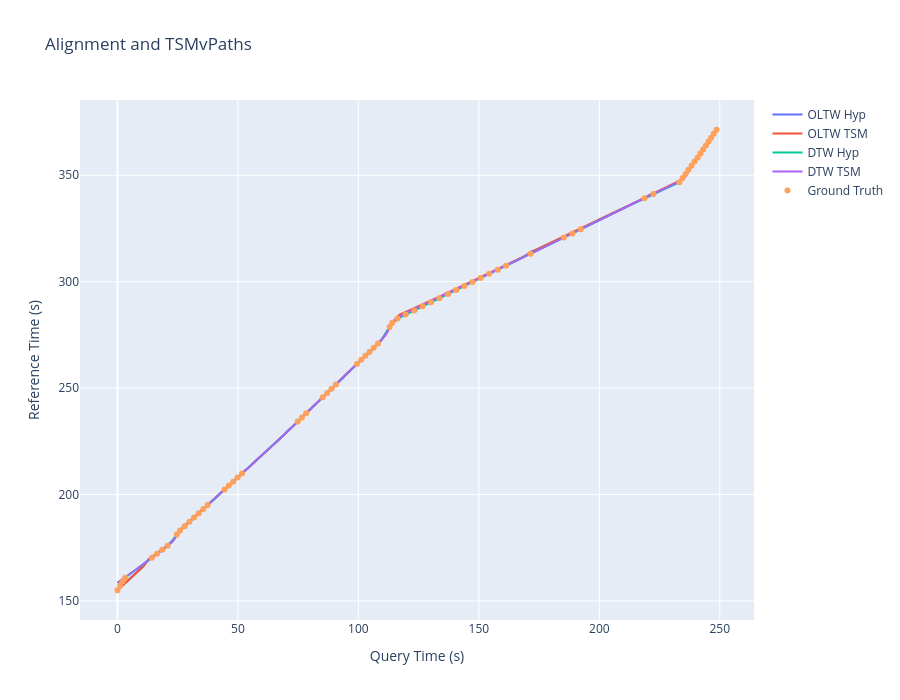

This figure's notebook cell:
### Code cell
# Create a figure
fig = go.Figure()
fig.update_layout(
    title='Alignment and TSMvPaths',
    xaxis_title='Query Time (s)',
    yaxis_title='Reference Time (s)',
    width=900,
    height=700
)
fig.add_trace(go.Scatter(
    x=match_hyp[0], y=match_hyp[1], mode='lines', name='OLTW Hyp'
))
fig.add_trace(go.Scatter(
    x=match_tsm[0], y=match_tsm[1], mode='lines', name='OLTW TSM'
))
fig.add_trace(go.Scatter(
    x=dtw_hyp[0], y=dtw_hyp[1], mode='lines', name='DTW Hyp'
))
fig.add_trace(go.Scatter(
    x=dtw_tsm[0], y=dtw_tsm[1], mode='lines', name='DTW TSM'
))
fig.add_trace(go.Scatter(
    x=gt[0], y=gt[1], mode='markers', name='Ground Truth'
))
fig.show()

### Figure 1 — Plotly figure (JSON) as saved in the notebook; plotly's stock layout.template omitted (floating-point values rounded to 4 significant figures; data arrays with more than 128 entries replaced by an {"elided": "..."} marker saying what was removed)
{"data": [{"mode": "lines", "name": "OLTW Hyp", "type": "scatter", "x": {"elided": "14377 float values"}, "y": {"elided": "14377 float values"}}, {"mode": "lines", "name": "OLTW TSM", "type": "scatter", "x": {"elided": "10708 float values"}, "y": {"elided": "10708 float values"}}, {"mode": "lines", "name": "DTW Hyp", "type": "scatter", "x": {"elided": "7088 float values"}, "y": {"elided": "7088 float values"}}, {"mode": "lines", "name": "DTW TSM", "type": "scatter", "x": {"elided": "10709 float values"}, "y": {"elided": "10709 float values"}}, {"mode": "markers", "name": "Ground Truth", "type": "scatter", "x": [0.0, 1.1, 2.106, 3.243, 14.29, 16.43, 18.62, 20.85, 24.66, 25.95, 27.9, 29.88, 31.81, 33.73, 35.67, 37.46, 44.48, 46.23, 48.02, 49.88, 51.69, 74.83, 76.58, 78.34, 85.24, 87.05, 88.86, 90.66, 99.38, 101.2, 102.9, 104.6, 106.4, 108.1, 112.9, 114.0, 116.2, 119.6, 123.2, 126.6, 130.2, 133.6, 137.2, 140.6, 144.0, 147.4, 150.7, 154.3, 157.8, 161.3, 171.4, 185.3, 188.8, 192.3, 218.8, 222.5, 233.3, 234.6, 235.8, 237.0, 238.3, 239.5, 240.8, 242.0, 243.1, 244.2, 245.3, 246.4, 247.5, 248.7], "y": [155.0, 157.1, 159.0, 160.9, 170.3, 172.1, 174.0, 175.9, 181.2, 183.1, 185.1, 187.1, 189.1, 191.2, 193.2, 195.0, 202.3, 204.2, 206.0, 208.0, 209.9, 234.3, 236.2, 238.2, 245.7, 247.7, 249.7, 251.7, 261.3, 263.3, 265.2, 267.0, 269.0, 270.9, 278.7, 280.7, 282.7, 284.5, 286.5, 288.4, 290.3, 292.2, 294.2, 296.1, 298.0, 299.8, 301.7, 303.7, 305.6, 307.5, 313.1, 320.7, 322.7, 324.6, 339.2, 341.2, 346.8, 348.7, 350.6, 352.6, 354.6, 356.4, 358.3, 360.2, 362.1, 364.0, 365.9, 367.6, 369.5, 371.4]}], "layout": {"height": 700, "title": {"text": "Alignment and TSMvPaths"}, "width": 900, "xaxis": {"title": {"text": "Query Time (s)"}}, "yaxis": {"title": {"text": "Reference Time (s)"}}}}
